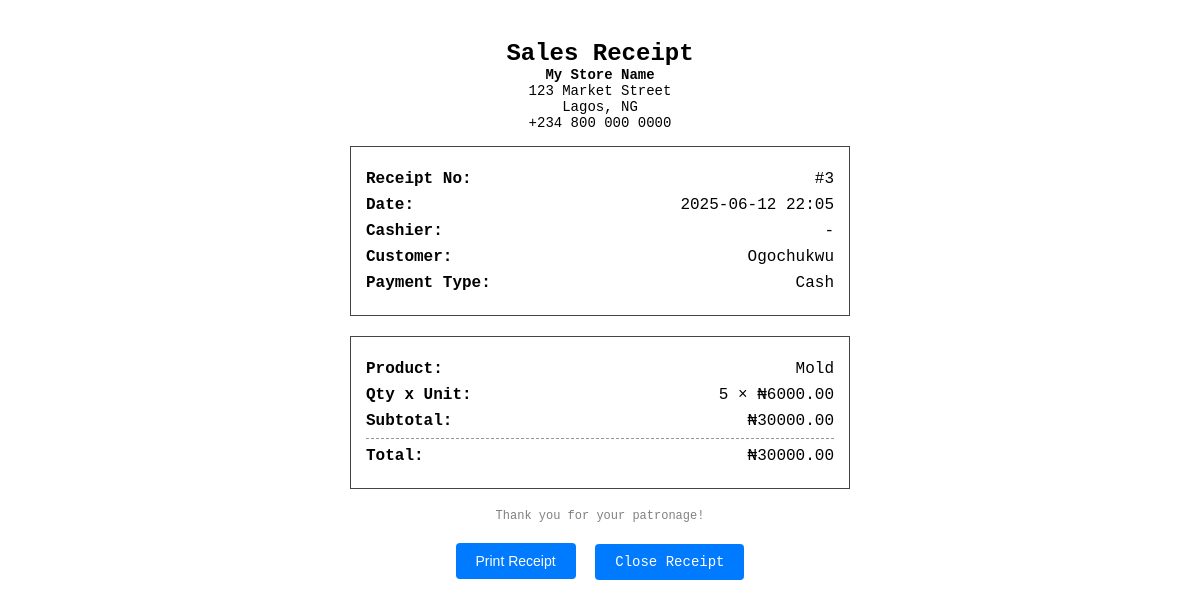
The app's page /receipt/transaction/3 (signed in) with its own data.
### models.py (models this page shows)
class Sale(db.Model):
    id = db.Column(db.Integer, primary_key=True)
    uuid = db.Column(db.String(36), unique=True, default=lambda: str(uuid.uuid4()))
    product_id = db.Column(db.Integer, db.ForeignKey('product.id'), nullable=False)
    quantity = db.Column(db.Integer, nullable=False)
    cost_price = db.Column(db.Float, nullable=False)  # <-- Add this line
    unit_price = db.Column(db.Float, nullable=False)
    total_price = db.Column(db.Float, nullable=False)
    customer_name = db.Column(db.String(100), nullable=True)
    payment_type = db.Column(db.String(50), nullable=True)  # e.g., Cash, Card, Mobile Money
    comments = db.Column(db.String(300), nullable=True)
    timestamp = db.Column(db.DateTime, default=datetime.utcnow)
    last_modified = db.Column(db.DateTime, default=datetime.utcnow, onupdate=datetime.utcnow)
    synced = db.Column(db.Boolean, default=False)
    user_id = db.Column(db.Integer, db.ForeignKey('user.id'))  # Link to User
    user = db.relationship('User', backref='sales')            # Optional: allows user.sales
    transaction_id = db.Column(db.Integer, db.ForeignKey('sale_transaction.id'), nullable=True)

class Product(db.Model):
    id = db.Column(db.Integer, primary_key=True)
    uuid = db.Column(db.String(36), unique=True, default=lambda: str(uuid.uuid4()))
    barcode = db.Column(db.String(100), unique=True, nullable=True)  # <-- Add this line
    name = db.Column(db.String(100), nullable=False)
    quantity = db.Column(db.Integer, nullable=False)
    price = db.Column(db.Float, nullable=False)
    cost_price = db.Column(db.Float, nullable=False)
    timestamp = db.Column(db.DateTime, default=datetime.utcnow)
    last_modified = db.Column(db.DateTime, default=datetime.utcnow, onupdate=datetime.utcnow)
    synced = db.Column(db.Boolean, default=False)
    sales = db.relationship('Sale', backref='product', lazy=True)

### app.py (the view)
@app.route('/receipt/transaction/<int:transaction_id>')
@login_required
def view_transaction_receipt(transaction_id):
    sales = Sale.query.filter_by(transaction_id=transaction_id).all()
    if not sales:
        abort(404)
    product_ids = [sale.product_id for sale in sales]
    products = {p.id: p for p in Product.query.filter(Product.id.in_(product_ids)).all()}
    return render_template('transaction_receipt.html', sales=sales, products=products)

### app.py (called while the page is built)
@login_manager.user_loader
def load_user(user_id):
    return User.query.get(int(user_id))

### templates/transaction_receipt.html (shortened to what this page needs)
<!DOCTYPE html>
<html>
<head>
</head>
<body>
    <h2>Sales Receipt</h2>
    <div class="store-info">
        <div><strong>My Store Name</strong></div>
        <div>123 Market Street</div>
        <div>Lagos, NG</div>
        <div>+234 800 000 0000</div>
    </div>
    <div class="receipt-box">
        <div class="line"><strong>Receipt No:</strong> <span>#{{ sales[0].transaction_id }}</span></div>
        <div class="line"><strong>Date:</strong> <span>{{ sales[0].timestamp.strftime('%Y-%m-%d %H:%M') }}</span></div>
        <div class="line"><strong>Cashier:</strong> <span>{{ sales[0].username or '-' }}</span></div>
        <div class="line"><strong>Customer:</strong> <span>{{ sales[0].customer_name or 'N/A' }}</span></div>
        <div class="line"><strong>Payment Type:</strong> <span>{{ sales[0].payment_type or 'N/A' }}</span></div>
    </div>
    <div class="receipt-box">
        {% for sale in sales %}
            <div class="line"><strong>Product:</strong> <span>{{ products[sale.product_id].name if sale.product_id in products else '-' }}</span></div>
            <div class="line"><strong>Qty x Unit:</strong> <span>{{ sale.quantity }} × ₦{{ "%.2f"|format(sale.unit_price) }}</span></div>
            <div class="line"><strong>Subtotal:</strong> <span>₦{{ "%.2f"|format(sale.total_price) }}</span></div>
            <hr>
        {% endfor %}
        <div class="line"><strong>Total:</strong>
            <span>₦{{ "%.2f"|format(sales | sum(attribute='total_price')) }}</span>
        </div>
    </div>
    <div class="footer">Thank you for your patronage!</div>
    <div class="btn-actions">
        <button onclick="window.print()">Print Receipt</button>
        <a href="{{ url_for('sales_list') }}">Close Receipt</a>
    </div>
</body>
</html>

### templates/transaction_receipt.html (style rules this page uses)
body { font-family: monospace, monospace; max-width: 500px; margin: 20px auto; background-color: #fff; color: #000; padding: 20px; font-size: 16px; }
h2, .store-info { text-align: center; margin: 0; }
.store-info { font-size: 14px; margin-bottom: 15px; }
.receipt-box { border: 1px solid #444; padding: 15px; margin-bottom: 20px; }
.line { display: flex; justify-content: space-between; margin: 8px 0; }
.footer { text-align: center; font-size: 12px; color: gray; }
.btn-actions { text-align: center; margin-top: 15px; }
.btn-actions button, .btn-actions a { background: #007bff; border: none; padding: 10px 20px; font-size: 14px; color: #fff; border-radius: 4px; text-decoration: none; margin: 5px; cursor: pointer; }
hr { border: none; border-top: 1px dashed #999; margin: 6px 0; }

### records on screen
Sale: transaction "3", timestamp "2025-06-12 22:05", customer_name "Ogochukwu", payment_type "Cash", quantity "5", unit_price "6000.00", total_price "30000.00"
Product: name "Mold"

### other values on screen
{{ sales[0].username or '-' }} "-"
{{ "%.2f"|format(sales | sum(attribute='total_price')) }} "30000.00"
